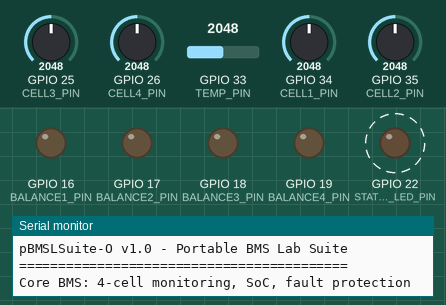
Recording of a sketch running on a simulated ESP32. On the bench: output pins drawn as LEDs (lit = HIGH), the last lines printed to the serial monitor. Dashed ring = blinking. The test bench sets the inputs (shaded band); at power-on: GPIO 25 (CELL3_PIN) = 2048, GPIO 33 (TEMP_PIN) = 2048, GPIO 26 (CELL4_PIN) = 2048, GPIO 34 (CELL1_PIN) = 2048, GPIO 35 (CELL2_PIN) = 2048.

Above: at 0.91 s.
1.3 s: GPIO 25 (CELL3_PIN) set to 3409
4.3 s: GPIO 25 (CELL3_PIN) set to 3527
At 5.7 s:
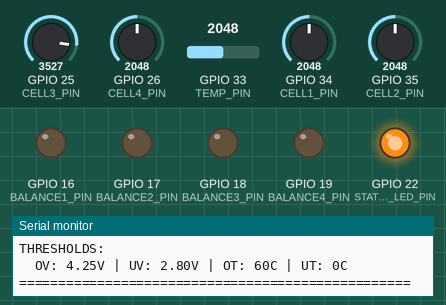
6.8 s: GPIO 33 (TEMP_PIN) set to 3126
8.3 s: GPIO 33 (TEMP_PIN) set to 3184
At 13.94 s:
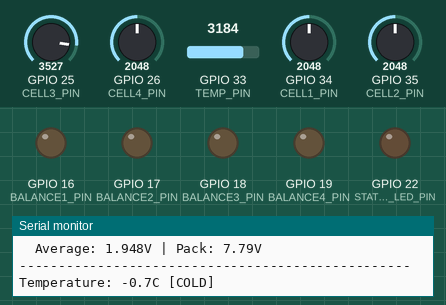
14.3 s: GPIO 33 (TEMP_PIN) set to 2866
Timing chart, 0 to 16.9 s (numbered marks = the images above; inputs shaded):
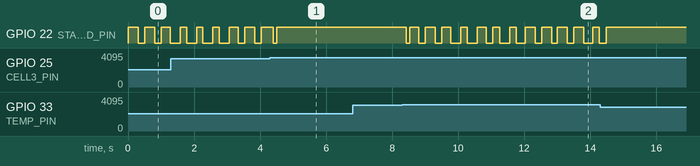

The sketch:

pBMSLSuite-O.ino
```cpp
// pBMSLSuite-O - Portable BMS Lab Suite
// Core BMS functionality: cell monitoring, SoC, fault protection
// Educational prototype for BMS firmware concepts

// Pin Definitions
#define CELL1_PIN    34    // Potentiometer 1
#define CELL2_PIN    35    // Potentiometer 2
#define CELL3_PIN    25    // Potentiometer 3
#define CELL4_PIN    26    // Potentiometer 4
#define TEMP_PIN     33    // NTC Thermistor
#define BALANCE1_PIN 16    // Cell 1 balance resistor
#define BALANCE2_PIN 17    // Cell 2 balance resistor
#define BALANCE3_PIN 18    // Cell 3 balance resistor
#define BALANCE4_PIN 19    // Cell 4 balance resistor
#define STATUS_LED_PIN 22  // BMS state indication

// NTC Thermistor Configuration
#define NTC_NOMINAL_RESISTANCE 10000.0f
#define NTC_BETA_COEFFICIENT 3950.0f
#define NTC_NOMINAL_TEMP 25.0f
#define NTC_VOLTAGE_DIVIDER 10000.0f
#define ADC_MAX_VALUE 4095.0f
#define V_REF 3.3f

// Safety Thresholds
#define OV_THRESHOLD 4.25f    // Over-voltage
#define UV_THRESHOLD 2.8f     // Under-voltage
#define OT_THRESHOLD 60.0f    // Over-temperature
#define UT_THRESHOLD 0.0f     // Under-temperature
#define BALANCE_THRESHOLD 4.1f // Balance trigger

// Moving Average Filter
struct MovingAverageFilter {
    float buffer[5] = {0};
    int index = 0;
    float sum = 0.0f;
    int count = 0;

    float add(float value) {
        sum = sum - buffer[index] + value;
        buffer[index] = value;
        index = (index + 1) % 5;
        if (count < 5) count++;
        return sum / count;
    }
};

// BMS State Machine
enum BMSState { IDLE, BALANCING, FAULT };

// Fault Types
enum FaultType { FAULT_NONE, FAULT_OV, FAULT_UV, FAULT_OT, FAULT_UT };

// Global Instances
MovingAverageFilter cellFilters[4];
MovingAverageFilter tempFilter;
float cellVoltages[4] = {0};
float temperature = 25.0f;
float estimatedSoC = 100.0f;
float estimatedSoH = 100.0f;

BMSState currentState = IDLE;
FaultType currentFault = FAULT_NONE;
unsigned long lastCSVTime = 0;

class PBMSController {
public:
    void init() {
        // Initialize ADC pins
        pinMode(CELL1_PIN, INPUT);
        pinMode(CELL2_PIN, INPUT);
        pinMode(CELL3_PIN, INPUT);
        pinMode(CELL4_PIN, INPUT);
        pinMode(TEMP_PIN, INPUT);

        // Initialize balancing outputs
        pinMode(BALANCE1_PIN, OUTPUT);
        pinMode(BALANCE2_PIN, OUTPUT);
        pinMode(BALANCE3_PIN, OUTPUT);
        pinMode(BALANCE4_PIN, OUTPUT);

        // Initialize status LED
        pinMode(STATUS_LED_PIN, OUTPUT);

        Serial.begin(115200);
        Serial.println("pBMSLSuite-O v1.0 - Portable BMS Lab Suite");
        Serial.println("==========================================");
        Serial.println("Core BMS: 4-cell monitoring, SoC, fault protection");
        Serial.println();
    }

    void run() {
        // Read sensors
        readSensors();

        // Update SoC estimation
        updateSoC();

        // State machine
        updateStateMachine();

        // Fault detection
        checkFaults();

        // CSV logging (1Hz)
        if (millis() - lastCSVTime > 1000) {
            logCSV();
            lastCSVTime = millis();
        }

        delay(100);  // 10Hz loop
    }

private:
    void readSensors() {
        // Read cell voltages with filtering
        float rawV1 = analogRead(CELL1_PIN) * (V_REF / ADC_MAX_VALUE);
        float rawV2 = analogRead(CELL2_PIN) * (V_REF / ADC_MAX_VALUE);
        float rawV3 = analogRead(CELL3_PIN) * (V_REF / ADC_MAX_VALUE);
        float rawV4 = analogRead(CELL4_PIN) * (V_REF / ADC_MAX_VALUE);

        cellVoltages[0] = cellFilters[0].add(rawV1);
        cellVoltages[1] = cellFilters[1].add(rawV2);
        cellVoltages[2] = cellFilters[2].add(rawV3);
        cellVoltages[3] = cellFilters[3].add(rawV4);

        // Read temperature using Steinhart-Hart
        float tempVoltage = analogRead(TEMP_PIN) * (V_REF / ADC_MAX_VALUE);
        temperature = calculateTemperatureNTC(tempVoltage);
    }

    float calculateTemperatureNTC(float voltage) {
        if (voltage >= V_REF - 0.01f) return -273.15f;

        float thermistorR = NTC_VOLTAGE_DIVIDER * (voltage / (V_REF - voltage));
        float steinhart = thermistorR / NTC_NOMINAL_RESISTANCE;
        steinhart = log(steinhart);
        steinhart /= NTC_BETA_COEFFICIENT;
        steinhart += 1.0f / (NTC_NOMINAL_TEMP + 273.15f);
        steinhart = 1.0f / steinhart;

        return steinhart - 273.15f;
    }

    void updateSoC() {
        float avgVoltage = (cellVoltages[0] + cellVoltages[1] + cellVoltages[2] + cellVoltages[3]) / 4.0f;

        // SoC estimation based on average voltage
        if (avgVoltage >= 4.20f) estimatedSoC = 100.0f;
        else if (avgVoltage <= 3.00f) estimatedSoC = 0.0f;
        else {
            estimatedSoC = ((avgVoltage - 3.00f) / 1.20f) * 100.0f;
        }

        // Simple SoH estimation (degrades with extreme temps)
        if (temperature > 45.0f || temperature < 10.0f) {
            estimatedSoH -= 0.01f;
        }
        estimatedSoH = constrain(estimatedSoH, 0.0f, 100.0f);
    }

    void updateStateMachine() {
        float maxCell = cellVoltages[0];
        float minCell = cellVoltages[0];

        for (int i = 1; i < 4; i++) {
            maxCell = max(maxCell, cellVoltages[i]);
            minCell = min(minCell, cellVoltages[i]);
        }

        // State transitions
        switch (currentState) {
            case IDLE:
                if (currentFault != FAULT_NONE) {
                    currentState = FAULT;
                } else {
                    bool needsBalancing = false;
                    for (int i = 0; i < 4; i++) {
                        if (cellVoltages[i] > BALANCE_THRESHOLD) needsBalancing = true;
                    }
                    if (needsBalancing) currentState = BALANCING;
                }
                break;

            case BALANCING: {
                bool needsBalancing = false;
                for (int i = 0; i < 4; i++) {
                    if (cellVoltages[i] > BALANCE_THRESHOLD) needsBalancing = true;
                }
                if (!needsBalancing) currentState = IDLE;
                if (currentFault != FAULT_NONE) currentState = FAULT;
                break;
            }

            case FAULT:
                if (currentFault == FAULT_NONE) currentState = IDLE;
                break;
        }

        // Control balancing
        digitalWrite(BALANCE1_PIN, (cellVoltages[0] > BALANCE_THRESHOLD && currentState == BALANCING) ? HIGH : LOW);
        digitalWrite(BALANCE2_PIN, (cellVoltages[1] > BALANCE_THRESHOLD && currentState == BALANCING) ? HIGH : LOW);
        digitalWrite(BALANCE3_PIN, (cellVoltages[2] > BALANCE_THRESHOLD && currentState == BALANCING) ? HIGH : LOW);
        digitalWrite(BALANCE4_PIN, (cellVoltages[3] > BALANCE_THRESHOLD && currentState == BALANCING) ? HIGH : LOW);

        // Status LED
        digitalWrite(STATUS_LED_PIN, currentState == FAULT ? (millis() % 500 < 250 ? HIGH : LOW) : HIGH);
    }

    void checkFaults() {
        float maxCell = cellVoltages[0];
        for (int i = 1; i < 4; i++) maxCell = max(maxCell, cellVoltages[i]);

        if (maxCell > OV_THRESHOLD) currentFault = FAULT_OV;
        else if (maxCell < UV_THRESHOLD) currentFault = FAULT_UV;
        else if (temperature > OT_THRESHOLD) currentFault = FAULT_OT;
        else if (temperature < UT_THRESHOLD) currentFault = FAULT_UT;
        else currentFault = FAULT_NONE;
    }

    void logCSV() {
        Serial.println();
        Serial.println("==================================================");
        Serial.println("              pBMSLSuite-O STATUS                 ");
        Serial.println("==================================================");

        Serial.print("Time: ");
        Serial.print(millis() / 1000);
        Serial.println(" seconds");

        Serial.println("--------------------------------------------------");
        Serial.println("CELL VOLTAGES:");
        Serial.printf("  Cell 1: %.3fV %s\n", cellVoltages[0], getVoltageStatus(cellVoltages[0]));
        Serial.printf("  Cell 2: %.3fV %s\n", cellVoltages[1], getVoltageStatus(cellVoltages[1]));
        Serial.printf("  Cell 3: %.3fV %s\n", cellVoltages[2], getVoltageStatus(cellVoltages[2]));
        Serial.printf("  Cell 4: %.3fV %s\n", cellVoltages[3], getVoltageStatus(cellVoltages[3]));

        float avgVoltage = (cellVoltages[0] + cellVoltages[1] + cellVoltages[2] + cellVoltages[3]) / 4.0f;
        Serial.printf("  Average: %.3fV | Pack: %.2fV\n", avgVoltage, avgVoltage * 4);

        Serial.println("--------------------------------------------------");
        Serial.print("Temperature: ");
        Serial.print(temperature, 1);
        Serial.print("C ");
        Serial.println(getTempStatus());

        Serial.println("--------------------------------------------------");
        Serial.println("BATTERY STATUS:");
        Serial.printf("  SoC: %.1f%% | SoH: %.1f%%\n", estimatedSoC, estimatedSoH);

        Serial.println("--------------------------------------------------");
        Serial.print("STATE: ");
        Serial.println(getStateName());

        Serial.print("Balancing: ");
        bool balancing = digitalRead(BALANCE1_PIN) || digitalRead(BALANCE2_PIN) ||
                        digitalRead(BALANCE3_PIN) || digitalRead(BALANCE4_PIN);
        Serial.println(balancing ? "ACTIVE" : "IDLE");

        Serial.println("--------------------------------------------------");
        Serial.print("FAULT: ");
        if (currentFault == FAULT_NONE) {
            Serial.println("NONE");
        } else {
            printFaultName();
            Serial.println();
        }

        Serial.println("--------------------------------------------------");
        Serial.println("THRESHOLDS:");
        Serial.printf("  OV: %.2fV | UV: %.2fV | OT: %.0fC | UT: %.0fC\n",
                     OV_THRESHOLD, UV_THRESHOLD, OT_THRESHOLD, UT_THRESHOLD);

        Serial.println("==================================================");
    }

    const char* getVoltageStatus(float voltage) {
        if (voltage > OV_THRESHOLD) return "[OV]";
        if (voltage < UV_THRESHOLD) return "[UV]";
        if (voltage > BALANCE_THRESHOLD) return "[CHARGED]";
        if (voltage < 3.0f) return "[LOW]";
        return "[OK]";
    }

    const char* getTempStatus() {
        if (temperature > OT_THRESHOLD) return "[HOT]";
        if (temperature < UT_THRESHOLD) return "[COLD]";
        if (temperature > 45.0f) return "[WARM]";
        return "[OK]";
    }

    const char* getStateName() {
        switch (currentState) {
            case IDLE: return "IDLE";
            case BALANCING: return "BALANCING";
            case FAULT: return "FAULT";
            default: return "UNKNOWN";
        }
    }

    void printFaultName() {
        switch (currentFault) {
            case FAULT_OV: Serial.print("OVER-VOLTAGE"); break;
            case FAULT_UV: Serial.print("UNDER-VOLTAGE"); break;
            case FAULT_OT: Serial.print("OVER-TEMPERATURE"); break;
            case FAULT_UT: Serial.print("UNDER-TEMPERATURE"); break;
            default: Serial.print("NONE");
        }
    }
};

PBMSController bmsController;

void setup() {
    bmsController.init();
}

void loop() {
    bmsController.run();
}
```

Measured:
- the behaviour switches between 3474 and 3475 on GPIO 25 (CELL3_PIN) (found by bisection; images 0 and 1)
- the behaviour switches between 3156 and 3157 on GPIO 33 (TEMP_PIN) (found by bisection; images 1 and 2)
- after the input at 4.3 s, GPIO 22 (STATUS_LED_PIN): goes on until 4.5 s, then stays HIGH
- after the input at 8.3 s, GPIO 22 (STATUS_LED_PIN): HIGH → LOW after 0.13 s, then moves between LOW and HIGH, repeating every 2.0 s
